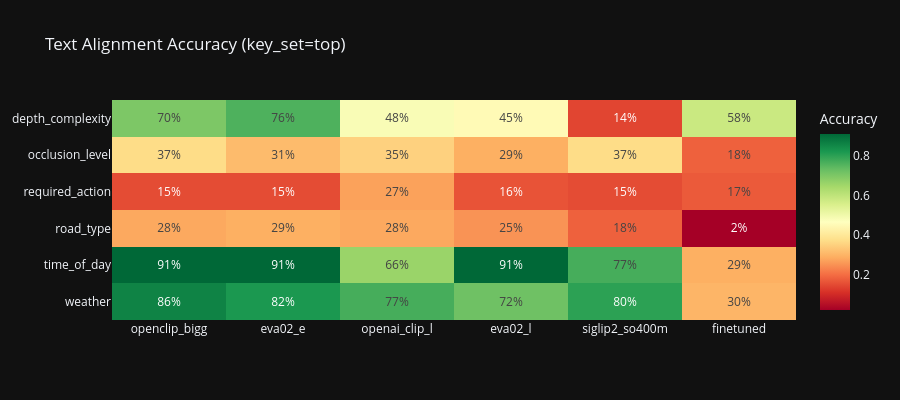

Source (notebook cell):
### Code cell
# Heatmap visualization
df_plot = df_text_pivot.drop("MEAN")

fig = px.imshow(
    df_plot.values,
    x=df_plot.columns,
    y=df_plot.index,
    color_continuous_scale="RdYlGn",
    aspect="auto",
    text_auto=".0%",
    title=f"Text Alignment Accuracy (key_set={KEY_SET})",
    labels={"color": "Accuracy"},
)
fig.update_layout(height=400)
fig.show()

### Figure 1 — Plotly figure (JSON) as saved in the notebook; plotly's stock layout.template omitted (floating-point values rounded to 4 significant figures)
{"data": [{"coloraxis": "coloraxis", "name": "0", "texttemplate": "%{z:.0%}", "x": ["openclip_bigg", "eva02_e", "openai_clip_l", "eva02_l", "siglip2_so400m", "finetuned"], "y": ["depth_complexity", "occlusion_level", "required_action", "road_type", "time_of_day", "weather"], "z": [[0.7, 0.76, 0.48, 0.45, 0.14, 0.58], [0.37, 0.31, 0.35, 0.29, 0.37, 0.18], [0.15, 0.15, 0.27, 0.16, 0.15, 0.17], [0.28, 0.29, 0.28, 0.25, 0.18, 0.02], [0.91, 0.91, 0.66, 0.91, 0.77, 0.29], [0.86, 0.82, 0.77, 0.72, 0.8, 0.3]], "type": "heatmap", "xaxis": "x", "yaxis": "y", "hovertemplate": "x: %{x}<br>y: %{y}<br>Accuracy: %{z}<extra></extra>"}], "layout": {"xaxis": {"anchor": "y", "domain": [0.0, 1.0]}, "yaxis": {"anchor": "x", "domain": [0.0, 1.0], "autorange": "reversed"}, "coloraxis": {"colorbar": {"title": {"text": "Accuracy"}}, "colorscale": [[0.0, "rgb(165,0,38)"], [0.1, "rgb(215,48,39)"], [0.2, "rgb(244,109,67)"], [0.3, "rgb(253,174,97)"], [0.4, "rgb(254,224,139)"], [0.5, "rgb(255,255,191)"], [0.6, "rgb(217,239,139)"], [0.7, "rgb(166,217,106)"], [0.8, "rgb(102,189,99)"], [0.9, "rgb(26,152,80)"], [1.0, "rgb(0,104,55)"]]}, "title": {"text": "Text Alignment Accuracy (key_set=top)"}, "height": 400}}
